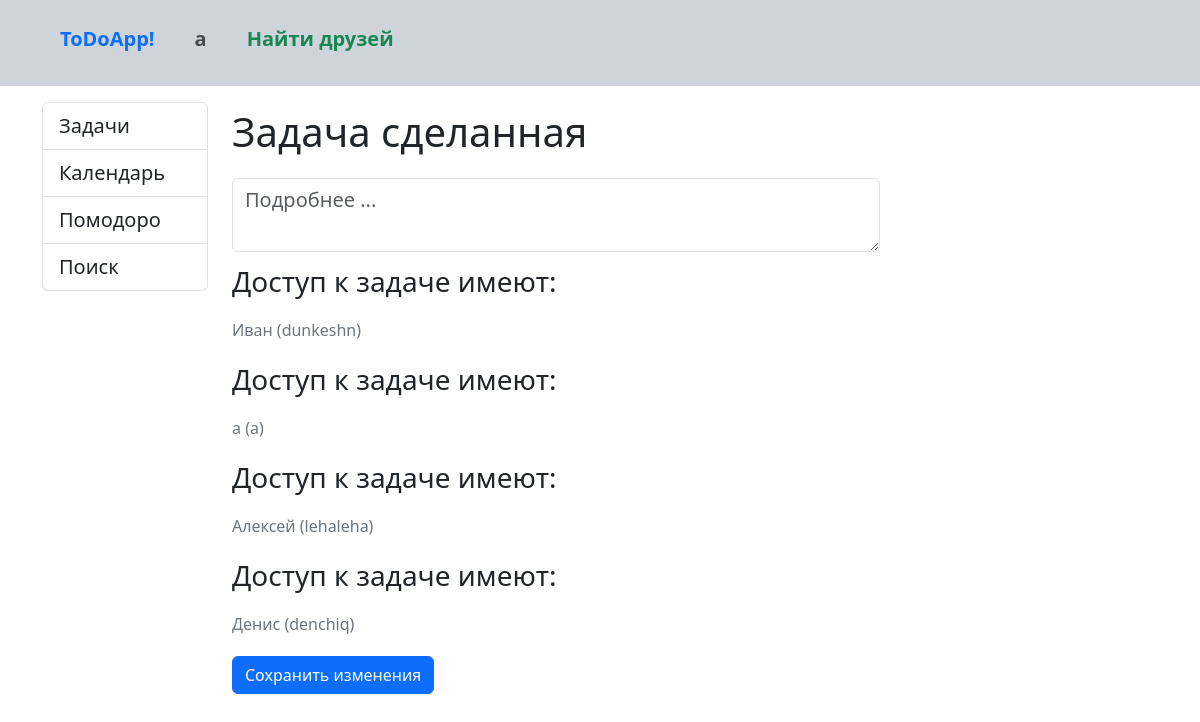
The page /edit_task/10/ (signed in) on the database its author committed.
### core/models.py (models this page shows, shortened)
class Users(AbstractUser):
    first_name = models.CharField(max_length=100,
                                  verbose_name='Имя')
    last_name = models.CharField(max_length=100,
                                 blank=True,
                                 verbose_name='Фамилия')
    username = models.CharField(max_length=100,
                                unique=True,
                                verbose_name='Никнейм')
    email = models.CharField(max_length=100,
                             unique=True,
                             verbose_name='Почта')
    about = models.TextField(blank=True,
                             verbose_name='О себе')
    date_of_birth = models.DateField(null=True,
                                     blank=True,
                                     verbose_name='Дата рождения')
    picture = models.ImageField(upload_to='pictures',
                                null=True,
                                blank=True,
                                default='pictures/default.jpg',
                                verbose_name='Фото')
    friends = models.ManyToManyField('self',
                                     blank=True,
                                     verbose_name='Друзья',
                                     symmetrical=False)
    password = models.CharField(max_length=100,
                                verbose_name='Пароль')
    def __str__(self):
        return f'{self.first_name} ({self.username})'
    class Meta:
        verbose_name = 'Пользователь'
        verbose_name_plural = 'Пользователи'
        ordering = ['email']

class Tasks(models.Model):
    title = models.CharField(max_length=150,
                             verbose_name='Название')
    description = models.TextField(blank=True,
                                   verbose_name='Описание')
    priority = models.CharField(max_length=50,
                                choices=[('COMMON', 'Обычный'), ('LOW', 'Низкий'), ('MEDIUM', 'Средний'),
                                         ('HIGH', 'Высокий')],
                                verbose_name='Приоритет',
                                default='COMMON')
    created_at = models.DateTimeField(auto_now_add=True,
                                      verbose_name='Дата создания')
    completed = models.BooleanField(default=False,
                                    verbose_name='Выполнено')
    owners = models.ManyToManyField('Users',
                                    related_name='tasks',
                                    verbose_name='Пользователь')
    class Meta:
        verbose_name = 'Задача'
        verbose_name_plural = 'Задачи'
        ordering = ['created_at']

### core/views.py (the view)
# urls.py: path('edit_task/<int:task_id>/', EditingTask.as_view(), name='edit_task'),
class EditingTask(LoginRequiredMixin,
                  View):
    def get(self, request, task_id):
        task = models.Tasks.objects.get(id=task_id)
        users = task.owners.all()
        context = {'task': task, 'users': users, 'authuser': self.request.user}
        return render(request,
                      'core/edit_task.html',
                      context)

### core/templates/core/edit_task.html (shortened to what this page needs)
{% extends "base.html" %}
{% load django_bootstrap5 %}
{% block sidebar %}
<div class="col-md-2">
    <div class="list-group">
        <a type="button" href="{% url 'tasks' %}" class="list-group-item list-group-item-action fs-5">Задачи</a>
        <a type="button" href="{% url 'calendar' %}" class="list-group-item list-group-item-action fs-5">Календарь</a>
        <a type="button" href="{% url 'pomodoro' %}" class="list-group-item list-group-item-action fs-5">Помодоро</a>
        <a type="button" href="{% url 'search' %}" class="list-group-item list-group-item-action fs-5">Поиск</a>
    </div>
</div>
{% endblock %}
{% block content %}
<div class="col-md-10">
    <form action="{% url 'update_task' task.id %}" method="POST">
        <p class="fs-1">{{ task.title }}</p>
        <textarea class="form-control mb-2 fs-5" name="description" placeholder="Подробнее ..."
                  style="width: 70%; height: 80% ">{{ task.description }}</textarea>
        {% for user in users %}
        <div>
            <p class="fs-3">Доступ к задаче имеют:</p>
            <p class="fs-6 text-secondary">{{ user }}</p>
        </div>
        {% endfor %}
        <button type="submit" class="btn btn-primary mt-1">Сохранить изменения</button>
    </form>
</div>
{% endblock %}

### templates/inc/_navbar.html (shortened to what this page needs)
<nav class="pt-3 pb-4 navbar navbar-expand-lg bg-dark-subtle">
    <div class="container-fluid ms-5">
        <a class="navbar-brand text-primary fw-bolder" href="{% url 'home' %}">ToDoApp!</a>
        <div class="collapse navbar-collapse ms-3 fs-5 text-dark" id="navbarSupportedContent">
            <ul class="navbar-nav me-auto mb-2 mb-lg-0">
                <li class="nav-item dropdown">
                    <a class="nav-link fw-bolder" href="#" role="button" data-bs-toggle="dropdown"
                       aria-expanded="false">
                        {{ authuser.username }}
                    </a>
                </li>
                <a class="nav-link ms-4 fw-bolder text-success" href="{% url 'find_friends' %}">Найти друзей</a>
            </ul>
        </div>
    </div>
</nav>

### rows shown on the page
Users: username "a", first_name+username "a (a)"
Tasks: title "Задача сделанная"
Users: first_name+username "Иван (dunkeshn)"
Users: first_name+username "Алексей (lehaleha)"
Users: first_name+username "Денис (denchiq)"
